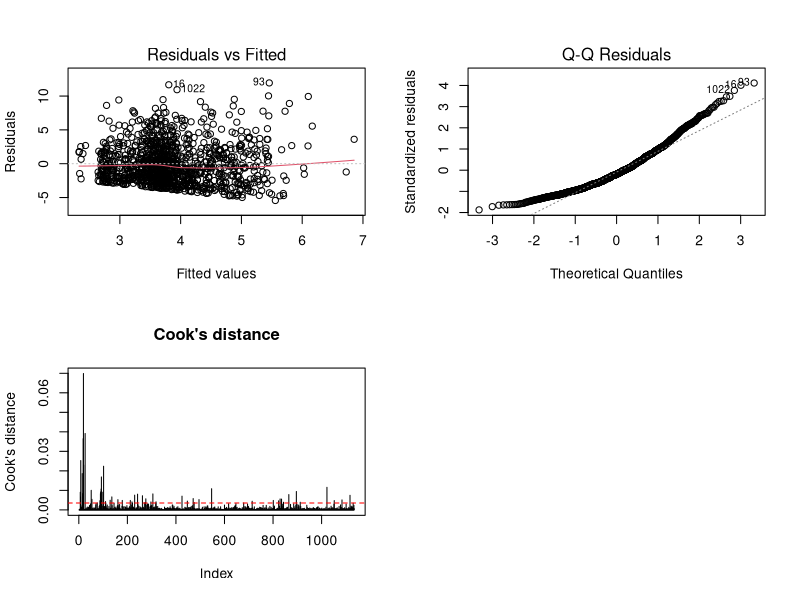

The R source for this figure: (Note: this script raises an error after producing the figure.)
## ---- chunk 1
knitr::opts_chunk$set(echo = TRUE, warning = FALSE, message = FALSE)
library(tidyverse)
library(car)
set.seed(67)
## ---- chunk 2
polls <- read.csv("Data/Clean/combined_data.csv") %>%
  filter(sample_size > 0) %>% # drops the 2 polls whose invalid sample_size (-1) was set to NA
  mutate(abs_err = abs((dem - rep) - act_margin), # how far off the poll was
         correct = if_else(dem == rep, NA_integer_, # did the poll pick the right winner?
                           as.integer(sign(dem - rep) == sign(act_margin))),
         n1000   = sample_size / 1000,
         pop2    = factor(if_else(sample_subpopulation == "Likely Voters", "Likely", "RV_Adults")),
         partisanship = factor(partisanship))
## ---- chunk 3
prep <- function(yr) {
  polls %>% filter(year == yr) %>%
    mutate(mode3 = fct_lump_min(factor(mode), min = 30, other_level = "Other"),
           mode3 = relevel(mode3, ref = "Live Phone")) %>%
    droplevels()
}
d12 <- prep(2012)
d16 <- prep(2016)
table(d12$mode3); table(d16$mode3)
## ---- chunk 4
full12 <- lm(abs_err ~ mode3 + pop2 + partisanship + n1000 + days_to_election, data = d12)
null12 <- lm(abs_err ~ 1, data = d12)

summary(full12) # Overall fit, coefficient estimates and individual tests
## ---- chunk 5
Anova(full12, type = 2) # Tests the contribution of each predictor
vif(full12) # Checks whether predictors are strongly correlated
## ---- chunk 6
anova(null12, full12)
## ---- chunk 7
# anova(full12, INTERACTIONS MODEL, data = d12))
## ---- chunk 8
step12 <- step(null12, scope = list(lower = ~ 1, upper = formula(full12)), direction = "both", trace = 0)
formula(step12)
AIC(null12, full12, step12)
BIC(null12, full12, step12)
## ---- chunk 9

## ---- chunk 10
par(mfrow = c(2, 2))
plot(full12, which = 1) # residuals vs fitted
plot(full12, which = 2) # normal Q-Q
plot(cooks.distance(full12), type = "h", ylab = "Cook's distance", main = "Cook's distance")
abline(h = 4 / nrow(d12), col = "red", lty = 2)
par(mfrow = c(1, 1))

sum(abs(rstudent(full12)) > 3) # polls with |studentised residual| > 3
sum(cooks.distance(full12) > 4 / nrow(d12)) # polls above the 4/n guideline
max(cooks.distance(full12)) # worry if > 05 or 1
## ---- chunk 11
# Box-Cox for 2012

# Box-Cox on the full model 
pt12 <- powerTransform(full12)
summary(pt12)            # estimate, Wald CI, Test if lambda = 0 or 1
MASS::boxcox(full12, lambda = seq(-0.5, 1.5, by = 0.05))   # Log likelihood

# Close to 0.5, fit 0.5 for simpler interpretability
full12_t <- update(full12, sqrt(abs_err) ~ .) 
summary(full12_t)
plot(full12_t, which = 1)   # residuals vs fitted
plot(full12_t, which = 2)   # normal Q-Q
plot(full12_t, which = 3)   # scale-location (checks constant variance)
plot(full12_t, which = 4)   # Cook's distance

## ---- chunk 12

## ---- chunk 13
full16 <- lm(abs_err ~ mode3 + pop2 + partisanship + n1000 + days_to_election, data = d16)
null16 <- lm(abs_err ~ 1, data = d16)

summary(full16)
Anova(full16, type = 2)
vif(full16)
anova(null16, full16)

# TEST SOME INTERACTION TERMS
# anova(full16, lm(abs_err ~ INTERACTION STUFF, data = d16))
## ---- chunk 14
step16 <- step(null16, scope = list(lower = ~ 1, upper = formula(full16)), direction = "both", trace = 0)
formula(step16)
AIC(null16, full16, step16)
BIC(null16, full16, step16)
## ---- chunk 15
par(mfrow = c(2, 2))
plot(full16, which = 1)
plot(full16, which = 2)
plot(cooks.distance(full16), type = "h", ylab = "Cook's distance", main = "Cook's distance")
abline(h = 4 / nrow(d16), col = "red", lty = 2)
par(mfrow = c(1, 1))

sum(abs(rstudent(full16)) > 3)
sum(cooks.distance(full16) > 4 / nrow(d16))
max(cooks.distance(full16))

# BOX COX
## ---- chunk 16
# TRAIN TEST SPLIT?
## ---- chunk 17
l12 <- d12 %>% filter(!is.na(correct), mode3 != "Other") %>% droplevels()
l16 <- d16 %>% filter(!is.na(correct), mode3 != "Other") %>% droplevels()
mean(l12$correct); mean(l16$correct) # proportion of polls that picked the right winner
## ---- chunk 18
g12 <- glm(correct ~ mode3 + pop2 + partisanship + n1000 + days_to_election, family = binomial, data = l12)
summary(g12)
Anova(g12, type = 2) # likelihood ratio test for each factor
exp(cbind(OR = coef(g12), confint.default(g12))) # odds ratios with 95% CI
anova(glm(correct ~ 1, family = binomial, data = l12), g12, test = "Chisq") # overall model test
## ---- chunk 19

## ---- chunk 20
g16 <- glm(correct ~ mode3 + pop2 + partisanship + n1000 + days_to_election, family = binomial, data = l16)
summary(g16)
Anova(g16, type = 2)
exp(cbind(OR = coef(g16), confint.default(g16)))
anova(glm(correct ~ 1, family = binomial, data = l16), g16, test = "Chisq")

# Train test split thingo?
